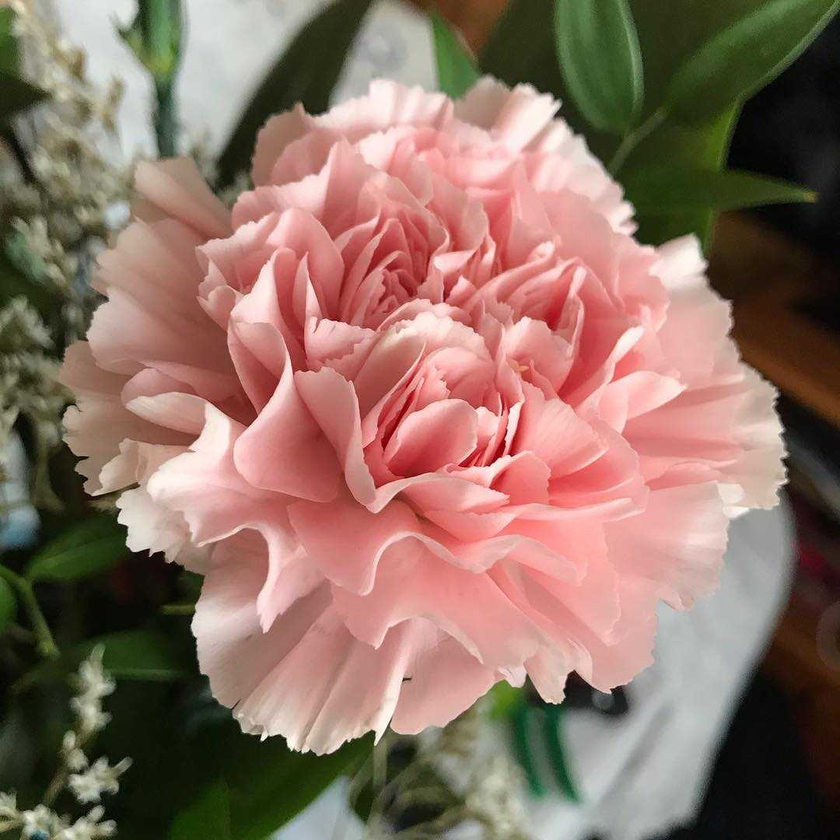
%> input picture Shrisha_IP/output/carnation.png, 840 x 840 px, shrunk from 1080 x 1080 before the run
$ octave lab6.m   (GNU Octave 9; MATLAB toolbox functions it lacks are replaced by stand-ins)
%> lines starting %> are read from the running program, lines starting %| are printed output that depends on the picture
clear all;  % clear all variables
close all;  % close all figures
clc;        % clear command window
% import image package
pkg load image;

% read image for Image Enhancement
I = imread('carnation.png');
%> I is the input picture: size 840x840x3 uint8; mean R, G, B 141.8, 113.3, 100.8
subplot(4,2,1); imshow(I); title('Original Image');

g = rgb2gray(I);
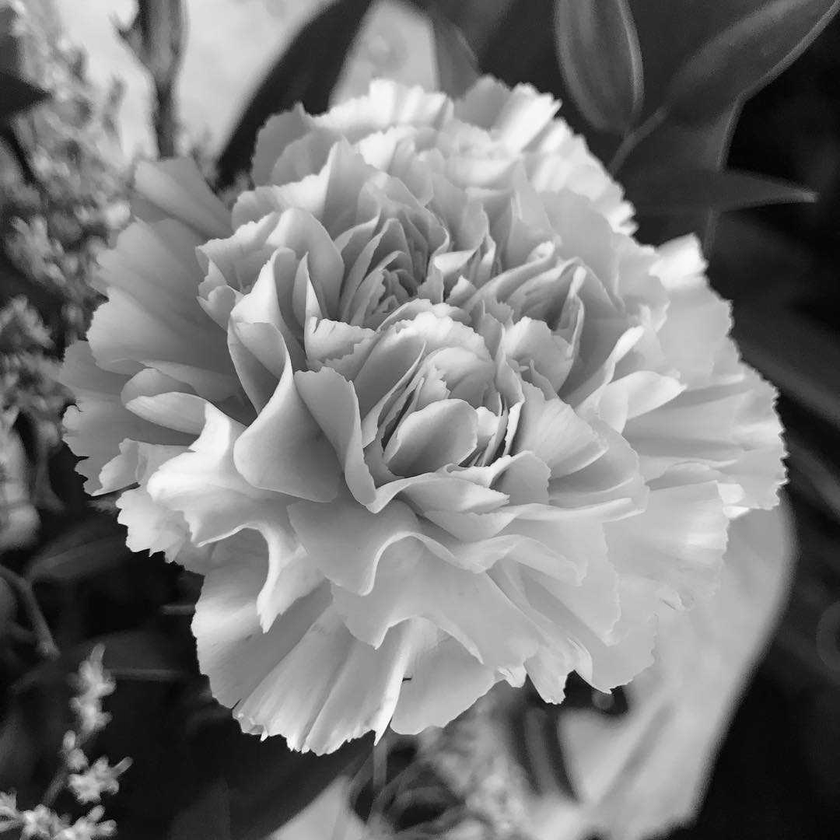
%> g: size 840x840 uint8; min 0, max 255, mean 120.4
subplot(4,2,5); imshow(g); title('Gray Image');

J = imadjust(g,[0.3 0.7],[]);
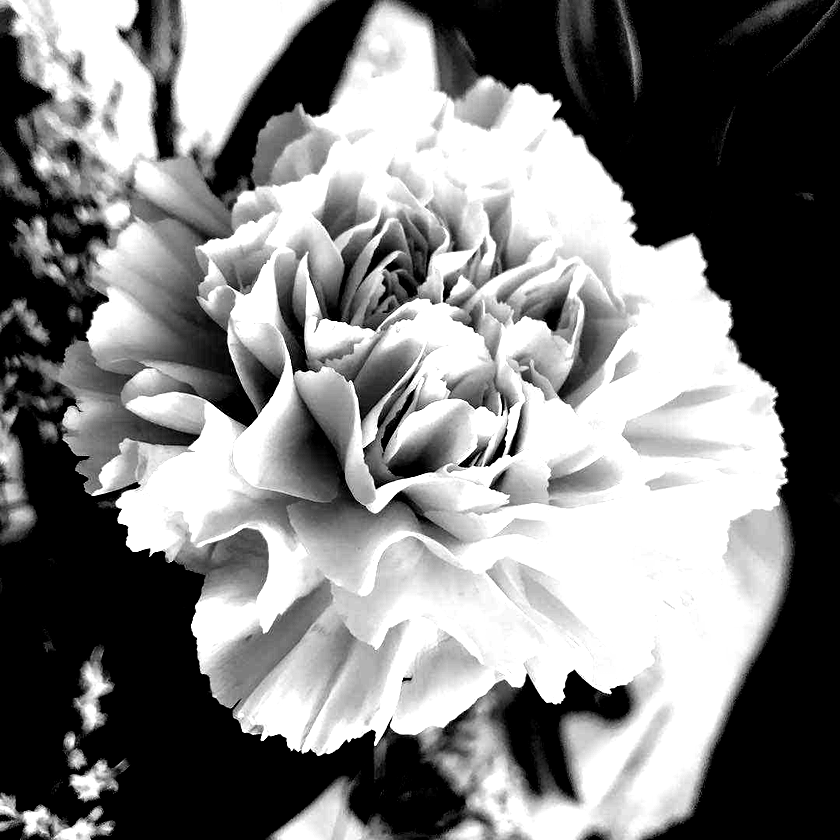
%> J: size 840x840 uint8; min 0, max 255, mean 128.8
subplot(4,2,3); imshow(J); title('Enhanced Image');

D = imadjust(I,[0.2 0.3 0; 0.6 0.7 1],[]);
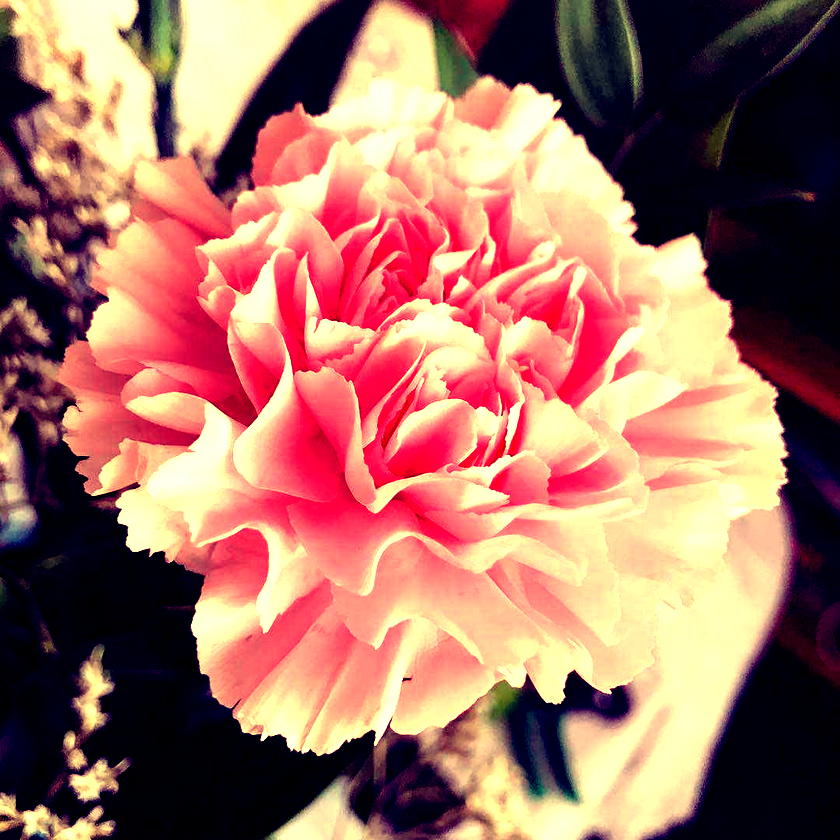
%> D: size 840x840x3 uint8; mean R, G, B 165.3, 114.7, 100.8
subplot(4,2,4); imshow(D); title('Enhanced Image 2');


subplot(4,2,7); imhist(g); title('Histogram of Gray Image');

m = histeq(g);
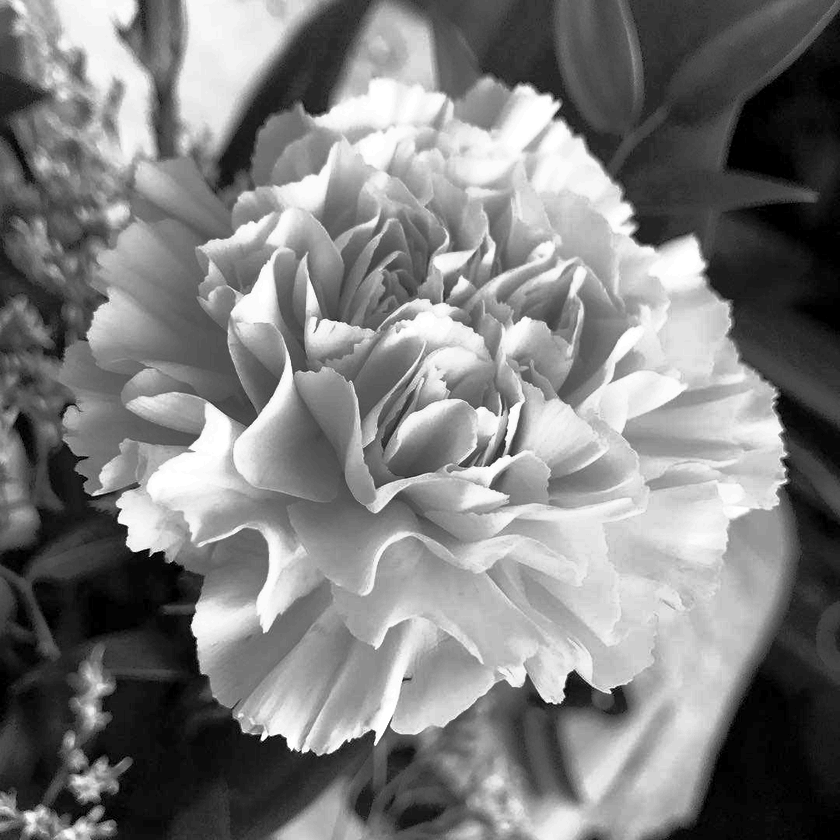
%> m: size 840x840 uint8; min 0, max 255, mean 126.2
subplot(4,2,6); imshow(m); title('Equalized Image');

subplot(4,2,8); imhist(m); title('Histogram of Equalized Image');
%> after `title('Histogram of Equalized Image')`:
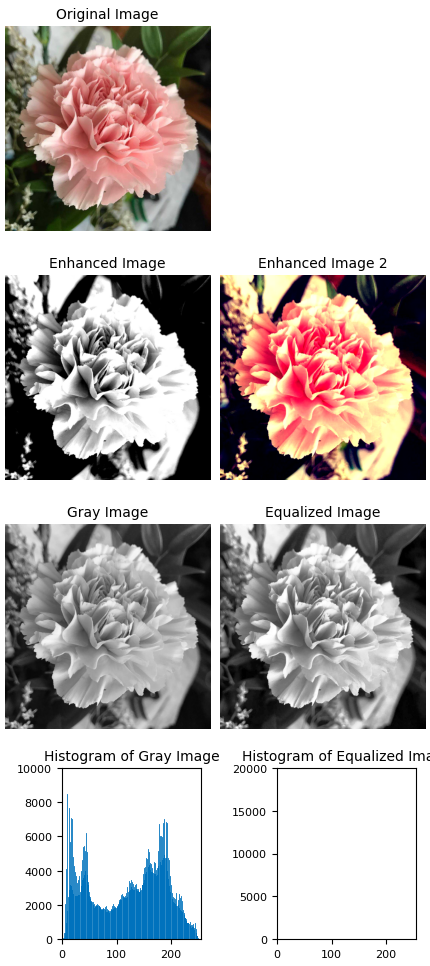
%> figure redrawn from the program's plot data, 7 panels

$ run again, with Shrisha_IP/output/lab1.PNG copied over Shrisha_IP/output/carnation.png
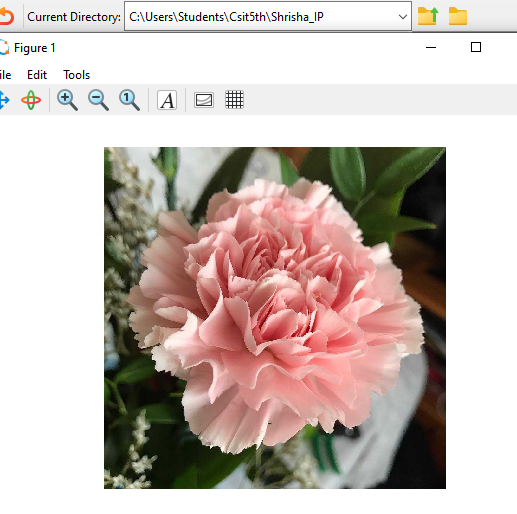
%> input picture Shrisha_IP/output/lab1.PNG, 517 x 514 px
%> I is the input picture: size 514x517x3 uint8; mean R, G, B 201.3, 188.7, 182.9
%> `D = imadjust(I,[0.2 0.3 0; 0.6 0.7 1],[]);`:
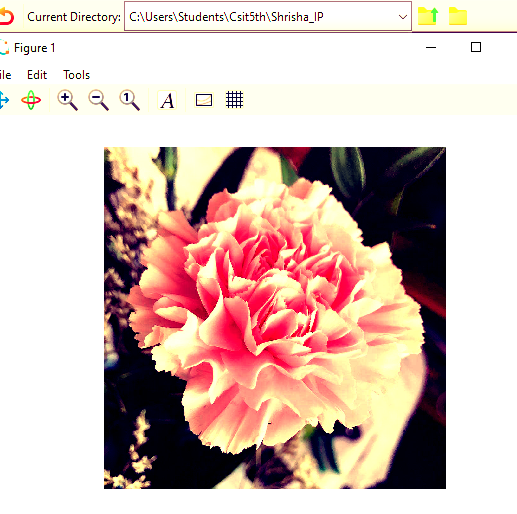
%> D: size 514x517x3 uint8; mean R, G, B 213.8, 191, 182.9
%> `m = histeq(g);`:
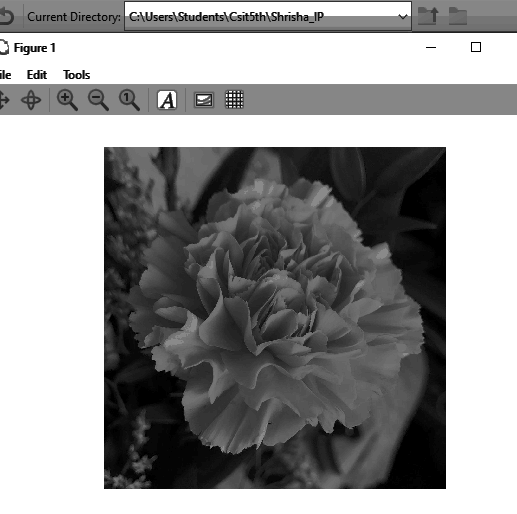
%> m: size 514x517 uint8; min 0, max 255, mean 152
